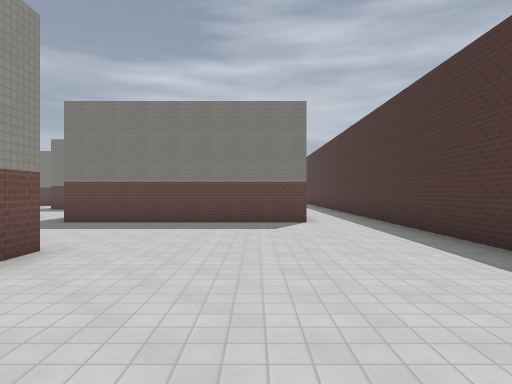
View 1 (above)

24 first-person views from a walk through a 3-D level made in the Godot game engine. The camera is 1.5 m above the floor, looks level and sees 75° across. The floor is counted in squares, 2 m on a side. Each view is taken from the middle of a square. On the plan, view 1 faces up. The plan holds only what a view shows up to about 11 squares ahead; the rest is blank. The place goes on beyond the plan. Characters and animated objects are left out. Some surface patterns are stand-ins.

View 2
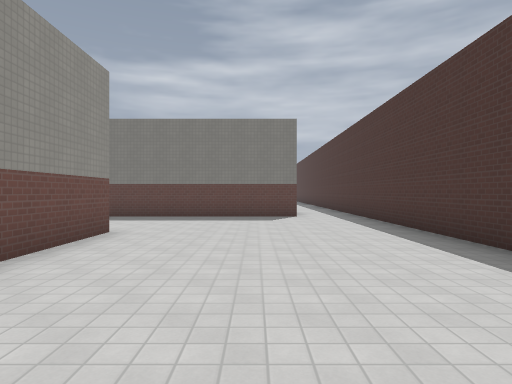

View 3
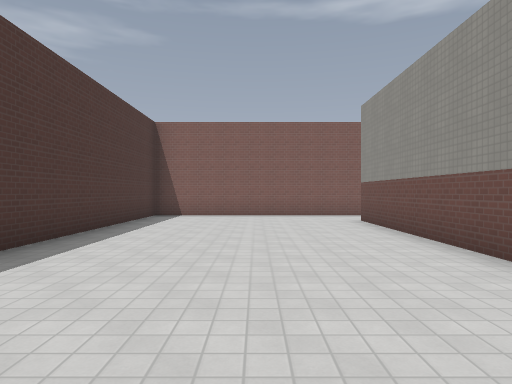

View 4
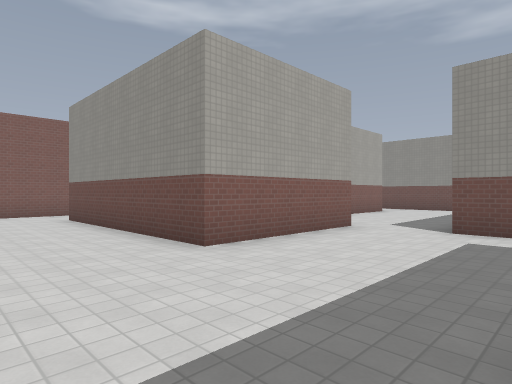

View 5
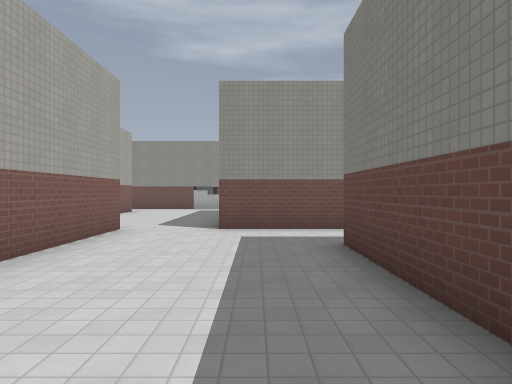

View 6
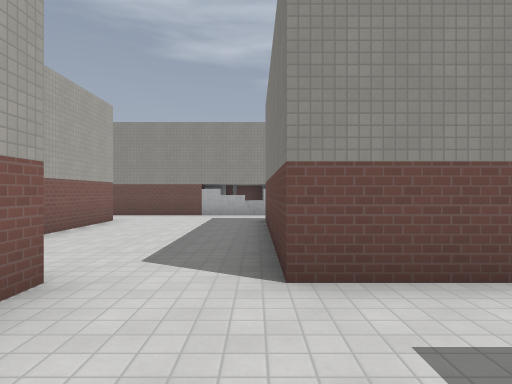

View 7
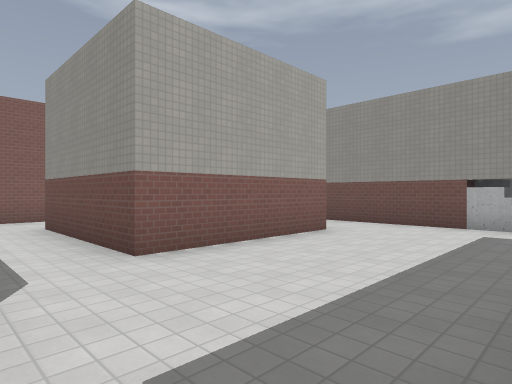

View 8
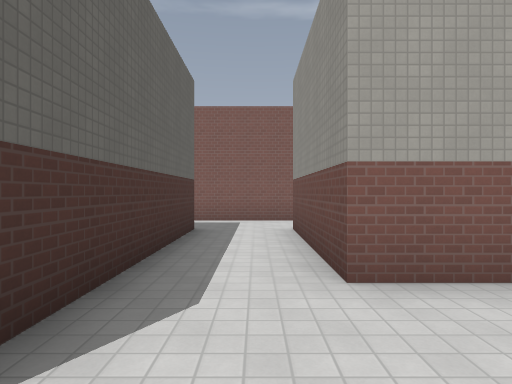

View 9
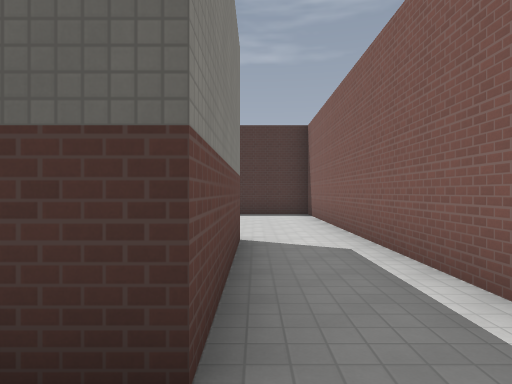

View 10
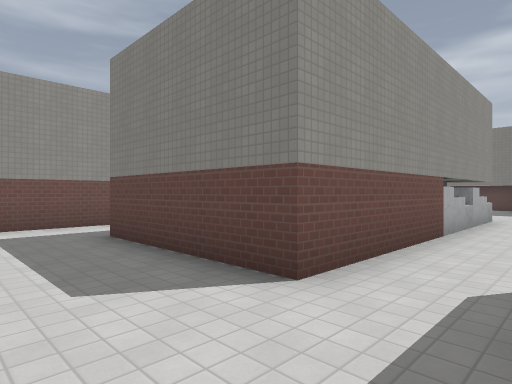

View 11
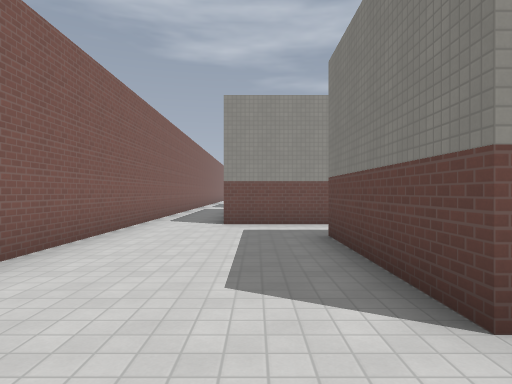

View 12
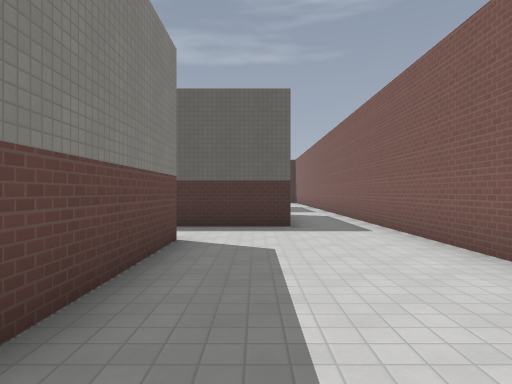

View 13
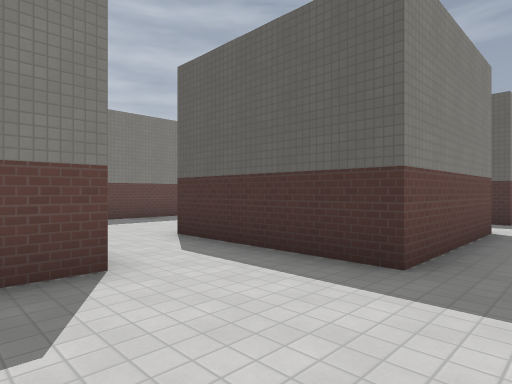

View 14
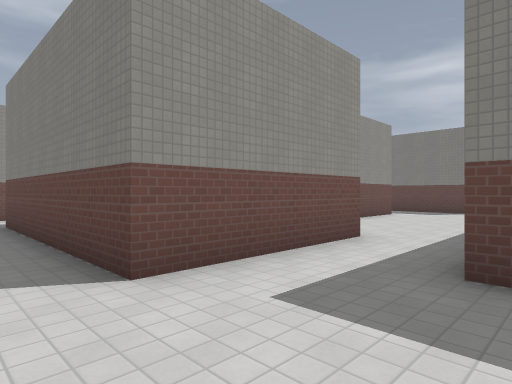

View 15
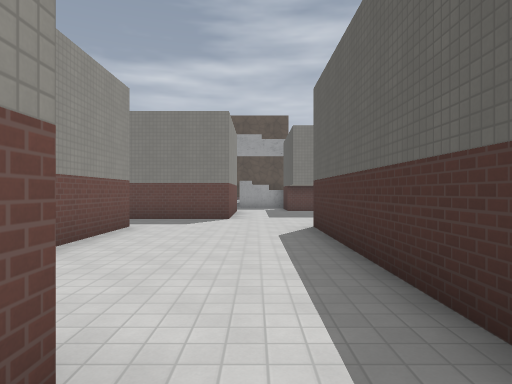

View 16
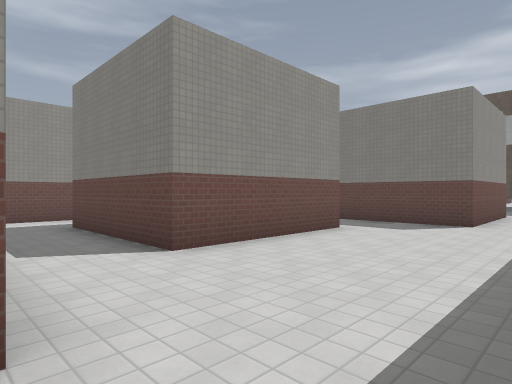

View 17
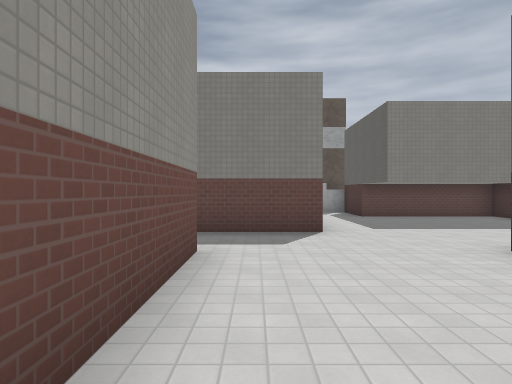

View 18
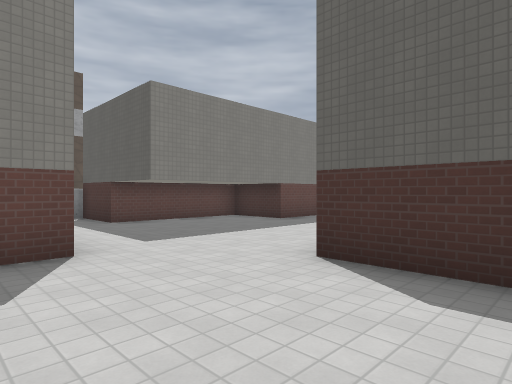

View 19
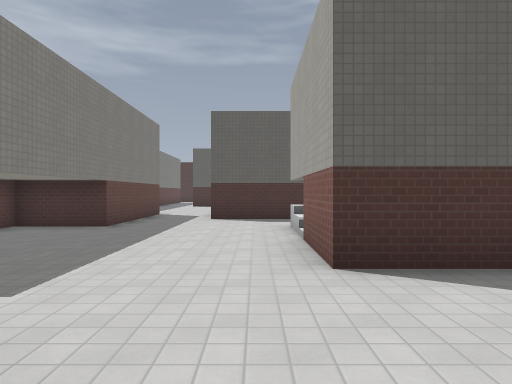

View 20
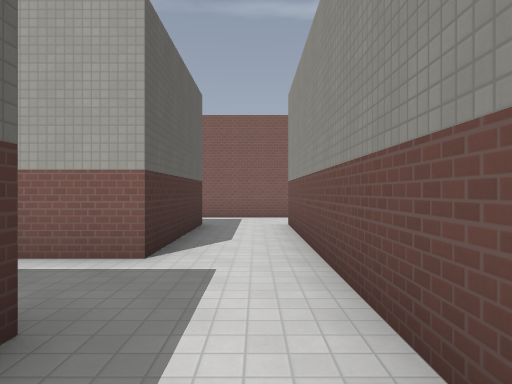

View 21
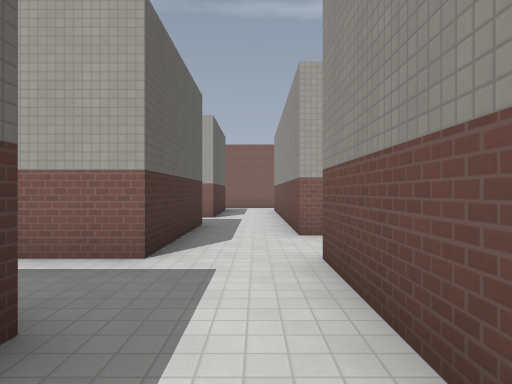

View 22
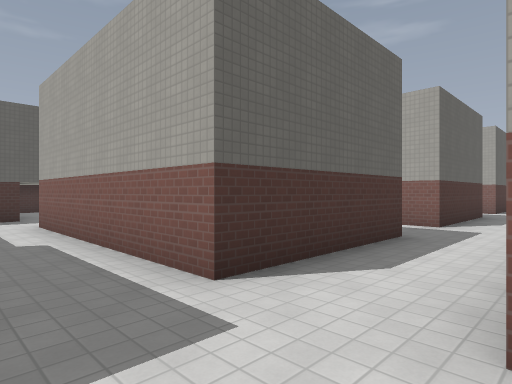

View 23
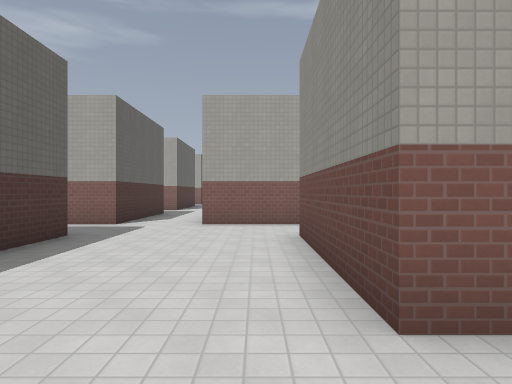

View 24
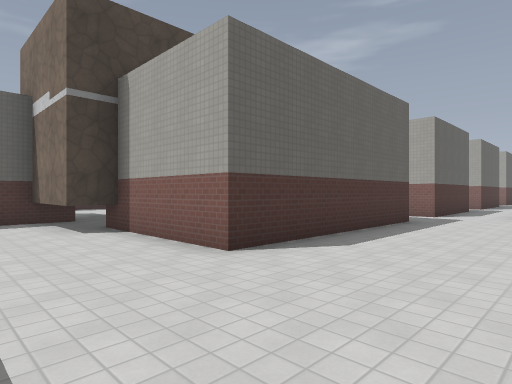

### Floor plan
Ten units are one square. View 1 is at (0, 0); x grows to the right and y downward. Boxes are objects, and circles mark ways between rooms. Rooms are numbered by the first view taken in them; rooms with no view inside come last. Other rooms are left out.
<svg viewBox="-320 -244 358 287">
<path fill="none" stroke="#000" d="M12 -83 -48 -83M-68 -43 -28 -43 -28 18M-24 38 33 38 33 -75M-68 -89 -68 -62M-68 -62 -125 -62M-127 -6 -127 -23 -88 -23 -88 18M-148 -65 -148 -3M-86 38 -24 38M-28 18 -68 18 -68 -34M-148 -3 -188 -3M-205 38 -86 38M-207 -4 -207 18M-88 18 -127 18 -127 -6M-227 -82 -227 -43 -268 -43M-187 -26 -187 -82 -168 -82M-207 -24 -207 -4M-148 -82 -148 -65M-127 -76 -127 -102M-207 18 -268 18 -268 -23 -252 -23M-207 -142 -207 -103M-288 -45 -288 16M-125 -122 -147 -122 -147 -142 -187 -142M-240 38 -205 38M-290 38 -264 38M-268 -162 -268 -222 -228 -222M-314 -202 -308 -202 -308 -162M-311 -142 -288 -142M-234 -222 -234 -232 -208 -232M-288 -111 -288 -82M-268 -102 -268 -142 -207 -142M-208 -221 -208 -239M-187 -142 -187 -162M-207 -103 -240 -103M-288 -62 -288 -45M-268 -43 -268 -82 -252 -82"/>
<circle cx="-20" cy="25" r="3" fill="#2a7"/>
<circle cx="-60" cy="-55" r="3" fill="#2a7"/>
<circle cx="-135" cy="-15" r="3" fill="#2a7"/>
<circle cx="-80" cy="25" r="3" fill="#2a7"/>
<circle cx="-135" cy="-70" r="3" fill="#2a7"/>
<circle cx="-195" cy="-15" r="3" fill="#2a7"/>
<circle cx="-210" cy="25" r="3" fill="#2a7"/>
<circle cx="-195" cy="-145" r="3" fill="#2a7"/>
<circle cx="-225" cy="-95" r="3" fill="#2a7"/>
<circle cx="-275" cy="-55" r="3" fill="#2a7"/>
<text x="0" y="-30">1</text>
<text x="-90" y="-30">2</text>
<text x="-150" y="20">3</text>
<text x="-200" y="-60">4</text>
<text x="-280" y="-180">5</text>
</svg>
Room 1 opens to room 2. Room 2 opens to room 3. Room 2 opens to room 4. Room 3 opens to room 4. Room 4 opens to room 5.

Where each view was taken, in squares from view 1:
view 1: 0 up, 0 right, facing up
view 2: 2 down, 0 right, facing up
view 3: 7 up, 0 right, facing down
view 4: 8 up, 0 right, facing down-left
view 5: 7 up, 0 right, facing left
view 6: 6 up, 4 left, facing left
view 7: 6 up, 7 left, facing down-left
view 8: 5 up, 8 left, facing down
view 9: 2 down, 8 left, facing right
view 10: 2 down, 13 left, facing up-left
view 11: 1 down, 13 left, facing left
view 12: 1 down, 20 left, facing right
view 13: 3 down, 16 left, facing up-right
view 14: 3 down, 18 left, facing up-left
view 15: 1 up, 20 left, facing up
view 16: 2 up, 19 left, facing up-left
view 17: 4 up, 22 left, facing up
view 18: 6 up, 22 left, facing up-right
view 19: 9 up, 22 left, facing right
view 20: 6 up, 28 left, facing down
view 21: 12 up, 28 left, facing down
view 22: 16 up, 29 left, facing down-right
view 23: 22 up, 30 left, facing down
view 24: 25 up, 30 left, facing down-right
